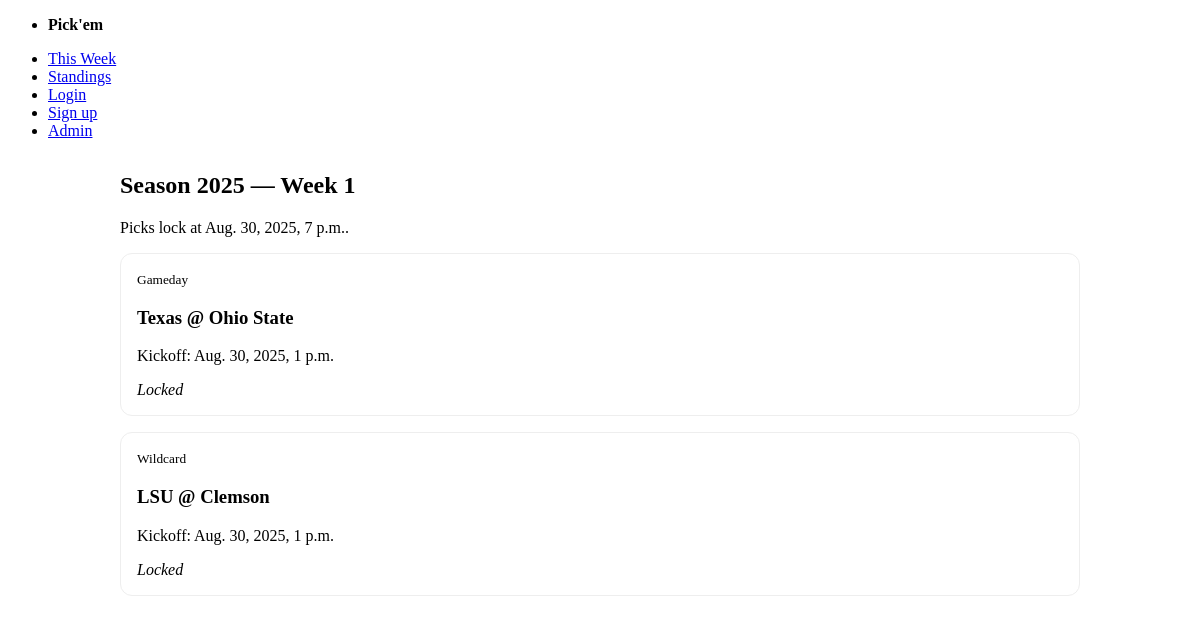
The page / on the database its author committed.
### core/models.py (models this page shows, shortened)
class Season(models.Model):
    year = models.PositiveIntegerField(unique=True)
    buy_in_dollars = models.DecimalField(max_digits=7, decimal_places=2, default=0)  # dollars

class Week(models.Model):
    season = models.ForeignKey(Season, on_delete=models.CASCADE)
    week_number = models.PositiveIntegerField()
    start_at = models.DateTimeField()
    lock_at = models.DateTimeField()
    class Meta:
        unique_together = ('season', 'week_number')
        ordering = ['season__year', 'week_number']

class Game(models.Model):
    GAMEDAY = 'gameday'
    WILDCARD = 'wildcard'
    KIND_CHOICES = [(GAMEDAY, 'Gameday'), (WILDCARD, 'Wildcard')]
    week = models.ForeignKey(Week, on_delete=models.CASCADE)
    kind = models.CharField(max_length=8, choices=KIND_CHOICES)
    home_team = models.CharField(max_length=64)
    away_team = models.CharField(max_length=64)
    kickoff_at = models.DateTimeField()
    spread = models.DecimalField(max_digits=5, decimal_places=2, null=True, blank=True)
    class Meta:
        unique_together = ('week', 'kind')  # enforce exactly one Gameday & one Wildcard per week
        ordering = ['kickoff_at']
    def is_locked(self):
        return timezone.now() >= self.kickoff_at

### core/views.py (the view)
# urls.py: path('', views.home, name='home'),
def home(request):
    season = Season.objects.order_by('-year').first()
    week = Week.objects.filter(season=season, lock_at__gte=timezone.now()).order_by('week_number').first()
    if not week:
        week = Week.objects.filter(season=season).order_by('-week_number').first()
    games = list(Game.objects.filter(week=week).select_related('week'))  # make it a list so we can annotate
    user_picks = {}
    if request.user.is_authenticated:
        user_picks = {p.game_id: p for p in Pick.objects.filter(user=request.user, game__in=games)}
    for g in games:
        g.user_pick = user_picks.get(g.id)
    return render(request, 'home.html', {
        'season': season, 'week': week, 'games': games
    })

### templates/home.html (shortened to what this page needs)
{% extends 'base.html' %}
{% block content %}
<h2>Season {{ season.year }} — Week {{ week.week_number }}</h2>
<p>Picks lock at {{ week.lock_at }}.</p>
{% for g in games %}
  <div class="card">
    <small>{{ g.get_kind_display }}</small>
    <h3>{{ g.away_team }} @ {{ g.home_team }}</h3>
    <p>Kickoff: {{ g.kickoff_at }}</p>
    {% if g.is_locked %}
    <em>Locked</em>
    {% endif %}
  </div>
{% endfor %}
{% endblock %}

### templates/base.html (shortened to what this page needs)
<!doctype html>
<html>
<head>
  <link rel="stylesheet" href="https://cdn.jsdelivr.net/npm/@picocss/pico@2/css/pico.min.css">
</head>
<body>
  <nav class="container-fluid">
    <ul>
      <li><strong>Pick'em</strong></li>
    </ul>
    <ul>
      <li><a href="/">This Week</a></li>
      <li><a href="/standings/">Standings</a></li>
      {% if request.user.is_authenticated %}
    <li>Hi, {{ request.user.username }}</li>
    <li>
        <form method="post" action="{% url 'logout' %}" class="logout-form">
          {% csrf_token %}
          <button type="submit" class="logout-link">Logout</button>
        </form>
      </li>
    {% else %}
        <li><a href="/accounts/login/">Login</a></li>
        <li><a href="/accounts/signup/">Sign up</a></li>
    {% endif %}
      <li><a href="/admin/">Admin</a></li>
    </ul>
  </nav>
  <main class="container">
    {% block content %}{% endblock %}
  </main>
</body>
</html>

### templates/base.html (style rules this page uses)
main { max-width:960px;margin:2rem auto; }
.card { padding:1rem;border:1px solid #eee;border-radius:12px;margin-bottom:1rem; }

### rows shown on the page
Season: year "2025"
Week: week_number "1", lock_at "Aug. 30, 2025, 7 p.m."
Game: kind "Gameday", away_team "Texas", home_team "Ohio State", kickoff_at "Aug. 30, 2025, 1 p.m.", shows "Locked"
Game: kind "Wildcard", away_team "LSU", home_team "Clemson", kickoff_at "Aug. 30, 2025, 1 p.m.", shows "Locked"
